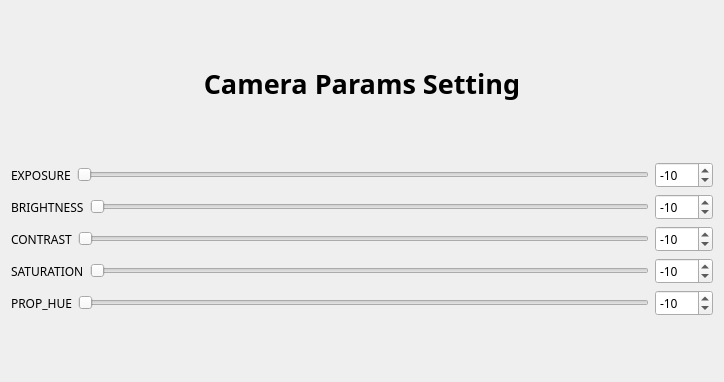
<?xml version="1.0" encoding="UTF-8"?>
<ui version="4.0">
 <class>CameraSet</class>
 <widget class="QWidget" name="CameraSet">
  <property name="geometry">
   <rect>
    <x>0</x>
    <y>0</y>
    <width>724</width>
    <height>382</height>
   </rect>
  </property>
  <property name="font">
   <font>
    <family>BankGothic Lt BT</family>
   </font>
  </property>
  <property name="windowTitle">
   <string>Form</string>
  </property>
  <layout class="QVBoxLayout" name="verticalLayout_2">
   <item>
    <widget class="QLabel" name="label_6">
     <property name="sizePolicy">
      <sizepolicy hsizetype="Preferred" vsizetype="Maximum">
       <horstretch>0</horstretch>
       <verstretch>0</verstretch>
      </sizepolicy>
     </property>
     <property name="font">
      <font>
       <pointsize>20</pointsize>
       <weight>75</weight>
       <bold>true</bold>
      </font>
     </property>
     <property name="text">
      <string>Camera Params Setting</string>
     </property>
     <property name="alignment">
      <set>Qt::AlignCenter</set>
     </property>
    </widget>
   </item>
   <item>
    <layout class="QVBoxLayout" name="verticalLayout">
     <item>
      <layout class="QHBoxLayout" name="horizontalLayout">
       <item>
        <widget class="QLabel" name="label">
         <property name="text">
          <string>EXPOSURE</string>
         </property>
        </widget>
       </item>
       <item>
        <widget class="QSlider" name="hS_exposure">
         <property name="orientation">
          <enum>Qt::Horizontal</enum>
         </property>
        </widget>
       </item>
       <item>
        <widget class="QSpinBox" name="sB_exposure">
         <property name="minimum">
          <number>-1000</number>
         </property>
         <property name="maximum">
          <number>1000</number>
         </property>
         <property name="value">
          <number>-10</number>
         </property>
        </widget>
       </item>
      </layout>
     </item>
     <item>
      <layout class="QHBoxLayout" name="horizontalLayout_2">
       <item>
        <widget class="QLabel" name="label_2">
         <property name="text">
          <string>BRIGHTNESS</string>
         </property>
        </widget>
       </item>
       <item>
        <widget class="QSlider" name="hS_brightness">
         <property name="orientation">
          <enum>Qt::Horizontal</enum>
         </property>
        </widget>
       </item>
       <item>
        <widget class="QSpinBox" name="sB_brightness">
         <property name="minimum">
          <number>-1000</number>
         </property>
         <property name="maximum">
          <number>1000</number>
         </property>
         <property name="value">
          <number>-10</number>
         </property>
        </widget>
       </item>
      </layout>
     </item>
     <item>
      <layout class="QHBoxLayout" name="horizontalLayout_3">
       <item>
        <widget class="QLabel" name="label_3">
         <property name="text">
          <string>CONTRAST</string>
         </property>
        </widget>
       </item>
       <item>
        <widget class="QSlider" name="hS_contrast">
         <property name="orientation">
          <enum>Qt::Horizontal</enum>
         </property>
        </widget>
       </item>
       <item>
        <widget class="QSpinBox" name="sB_contrast">
         <property name="minimum">
          <number>-1000</number>
         </property>
         <property name="maximum">
          <number>1000</number>
         </property>
         <property name="value">
          <number>-10</number>
         </property>
        </widget>
       </item>
      </layout>
     </item>
     <item>
      <layout class="QHBoxLayout" name="horizontalLayout_4">
       <item>
        <widget class="QLabel" name="label_4">
         <property name="text">
          <string>SATURATION</string>
         </property>
        </widget>
       </item>
       <item>
        <widget class="QSlider" name="hS_saturation">
         <property name="orientation">
          <enum>Qt::Horizontal</enum>
         </property>
        </widget>
       </item>
       <item>
        <widget class="QSpinBox" name="sB_saturation">
         <property name="minimum">
          <number>-1000</number>
         </property>
         <property name="maximum">
          <number>1000</number>
         </property>
         <property name="value">
          <number>-10</number>
         </property>
        </widget>
       </item>
      </layout>
     </item>
     <item>
      <layout class="QHBoxLayout" name="horizontalLayout_5">
       <item>
        <widget class="QLabel" name="label_5">
         <property name="text">
          <string>PROP_HUE</string>
         </property>
        </widget>
       </item>
       <item>
        <widget class="QSlider" name="hS_hue">
         <property name="orientation">
          <enum>Qt::Horizontal</enum>
         </property>
        </widget>
       </item>
       <item>
        <widget class="QSpinBox" name="sB_hue">
         <property name="minimum">
          <number>-1000</number>
         </property>
         <property name="maximum">
          <number>1000</number>
         </property>
         <property name="value">
          <number>-10</number>
         </property>
        </widget>
       </item>
      </layout>
     </item>
    </layout>
   </item>
  </layout>
 </widget>
 <resources/>
 <connections/>
</ui>
